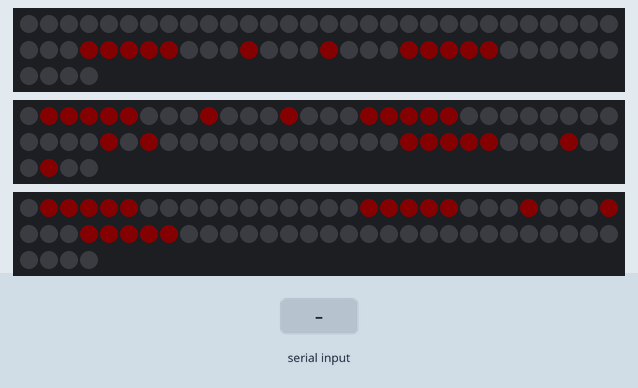
Bench run of a sketch on a simulated ESP32-C6. On the bench: 3 × 64 RGB LEDs in strip order, left to right, continuing on the next row. The inputs (shaded band) are chosen by the test bench. Dim RGB values are drawn brighter than linear; random numbers use the default seed unless the sketch sets one; what the sketch prints to the serial monitor is not drawn.

Above: at 2.3 s.
2.4 s: "90:45\n" received over Serial
5.4 s: "30:150\n" received over Serial
Timing chart, 0 to 8.4 s (numbered marks = the images above; inputs shaded):
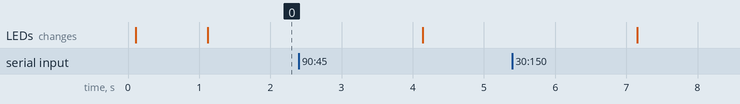

The sketch:

MatrixClock_8x8x3.ino
```cpp
//_C6 -

#include <Arduino.h>
#include "Matrix8x8x3.h"

uint8_t hh = 0;
uint8_t mm = 0;
const int BUFFER_SIZE = 128;
char buf[BUFFER_SIZE];
uint32_t sleep_cnt = 0;

uint8_t dX = 12;// 0..25
uint8_t dY = 1; // 0..2

uint32_t _1sec = 0;
uint32_t color = COLOR(8, 0, 0);

#define WDT_TIMEOUT_MS 2000
#include <esp_task_wdt.h>

void myUART(void * pvParameters)
{
  for(;;)
  {
    delay( 100 );
    if ( Serial.available() >= 5 )
    {
      uint8_t len = Serial.readBytes( buf, BUFFER_SIZE );

      //Serial.printf("in: %d [%s]\n", len, buf);
      if( buf[2] == ':')
      {
        hh = (buf[0] - '0' ) * 10 + (buf[1] - '0' );
        mm = (buf[3] - '0' ) * 10 + (buf[4] - '0' );

        if( strlen(buf) > 5 && buf[5] == '-' )
        if( buf[6] == 'D' )
          color = COLOR(8, 0, 0);
        if( buf[6] == 'N' )
          color = COLOR(0, 0, 8);

        //dY = (mm / 20); //0..3
        //dX = 4; //mm % 8; // 0..7
        //drawClock(hh, mm, dX, (_1sec % 2), color);

        //responce://Serial.print(buf);

        Serial.print("OK");
        sleep_cnt = 0;
      }
    }
  }
}

void setup()
{
  Serial.begin(115200);
  delay(100);

  Matrixsetup();

  Serial.println();
  Serial.println("Matrix Com Display");

  Clear();
  printChar4x7('O', 8,   COLOR(8, 0, 0));
  printChar4x7('N', 12,  COLOR(8, 0, 0));
  Show();

  xTaskCreate(
    myUART,    // Task function
    "myUART",    // Task name
    16384,           // Stack size in bytes
    NULL,            // Parameters
    1,               // Priority
    NULL             // Task handle
  );


  // 1. Configure the Hardware Watchdog structure
  esp_task_wdt_config_t wdt_config = {
    .timeout_ms = WDT_TIMEOUT_MS,
    .idle_core_mask = (1 << 0),   // ESP32-C6 is a single-core chip (Core 0)
    .trigger_panic = true         // True = Trigger system reset on timeout
  };

  // 2. Initialize the Watchdog with our custom config
  esp_err_t err = esp_task_wdt_init(&wdt_config);
  if (err == ESP_OK) {
    Serial.println("Hardware Watchdog successfully initialized.");
  } else {
    Serial.printf("Watchdog initialization failed: %s\n", esp_err_to_name(err));
  }

  // 3. Subscribe the current Arduino loop thread to the Watchdog
  esp_task_wdt_add(NULL);
}

uint8_t dencity = 50;
void loop()
{
  _1sec ++;
  sleep_cnt++;

  if( sleep_cnt < 30 )
  {
    //dX = 4; //mm % 8; // 0..7
    //drawClock(hh, mm, 4, (_1sec % 2), color);
    drawClock(hh, mm, 4, true, color);
    dencity = 50;
  }
  else
  {
    if( sleep_cnt > 40 )
    {
      Clear();
      Show();
      dencity = 50;
    }
    else
    {
      //drawString("SLEEP", 0, COLOR(0, 0, 8));
      randomPixels( color , dencity );
      if( dencity >=5 )
        dencity-=5;
    }
  }

  esp_task_wdt_reset();
  delay( 1000 );
}


  /*
void loop()
{

  Clear();
  printChar4x7('1', 1,  COLOR(8, 0, 0));
  printChar4x7('2', 5,  COLOR(8, 0, 0));
  printChar4x7('3', 15, COLOR(8, 0, 0));
  printChar4x7('4', 20, COLOR(8, 0, 0));
  Show();
  delay(5000);

  Clear();
  printChar3x5(':', 8,  COLOR(8, 0, 0));

  printChar3x5('1', 0,  COLOR(8, 0, 0));
  printChar3x5('2', 4,  COLOR(8, 0, 0));
  printChar3x5('3', 10, COLOR(8, 0, 0));
  printChar3x5('4', 14, COLOR(8, 0, 0));
  Show();
  delay(5000);
}
*/
```

Matrix8x8x3.cpp
```cpp
#include <Arduino.h>
#include "Matrix8x8x3.h"

// NeoPixel stick DIN pin
#define DIN_PIN_A 1
#define DIN_PIN_B 2
#define DIN_PIN_C 15

#include "font_5x8.h"
#include "font_4x7.h"
#include "font_3x5.h"


// How many NeoPixels on the stick?
#define NUM_PIXELS (64)

// Third parameter:
//   NEO_RGB     Pixels are wired for RGB bitstreamc:\D224\Git\Arduino\MatrixClock_5x17_C3\NeoPixel3x5Helper.h
//   NEO_GRB     Pixels are wired for GRB bitstream (NeoPixel Stick)
//   NEO_KHZ400  400 KHz bitstream for FLORA pixels
//   NEO_KHZ800  800 KHz bitstream for High Density LED strip (NeoPixel Stick)
Adafruit_NeoPixel strip_A = Adafruit_NeoPixel(NUM_PIXELS, DIN_PIN_A, NEO_GRB + NEO_KHZ800);
Adafruit_NeoPixel strip_B = Adafruit_NeoPixel(NUM_PIXELS, DIN_PIN_B, NEO_GRB + NEO_KHZ800);
Adafruit_NeoPixel strip_C = Adafruit_NeoPixel(NUM_PIXELS, DIN_PIN_C, NEO_GRB + NEO_KHZ800);


void Matrixsetup() {
  strip_A.begin();
  strip_A.show(); // Start with all pixels off
  strip_B.begin();
  strip_B.show(); // Start with all pixels off
  strip_C.begin();
  strip_C.show(); // Start with all pixels off
  delay(1000);
}

void Matrix(uint8_t x, uint8_t y, uint32_t c)
{
  if( x < 8 )
  {
    strip_A.setPixelColor( x*8 + y , c );
    return;
  }
  x-=8;
  if( x < 8 )
  {
    strip_B.setPixelColor( x*8 + y , c );
    return;
  }
  x-=8;
  strip_C.setPixelColor( x*8 + y , c );
}

void Show()
{
  strip_A.show();
  strip_B.show();
  strip_C.show();
}

void Clear()
{
  strip_A.clear();
  strip_B.clear();
  strip_C.clear();
}

void randomPixels( uint32_t color,  uint8_t dencity )
{
  for( uint8_t x=0; x<24 * 3; x++ )
    for( uint8_t y=0; y<8; y++ )
  {
    if( random( 100 ) < dencity )
      Matrix( x, y, color );
    else
      Matrix( x, y, 0 );
  }
  Show();
}

void printChar5x8(uint8_t ch, uint8_t x, uint32_t color)
{
  if (ch < 0x20 || ch > 0x7E)
    return;

  int font_index = ch - 0x20;

  for(uint8_t i=0; i<5; i++)
  {
    uint8_t line = font_5x8[font_index][i];
    for(uint8_t row=0; row<8; row++)
    {
      if(line & (1 << row))
        Matrix(x+i, 7-row, color);
      else
        Matrix(x+i, 7-row, 0);
    }
  }
}
void printChar4x7(uint8_t ch, uint8_t x, uint32_t color)
{
  if (ch < 0x20 || ch > 90)
    return;

  int font_index = ch - 0x20;

  for(uint8_t i=0; i<4; i++)
  {
    uint8_t line = font_4x7[font_index][i];
    for(uint8_t row=0; row<7; row++)
    {
      if(line & (1 << row))
        Matrix(x+i, 6-row, color);
      else
        Matrix(x+i, 6-row, 0);
    }
  }
}

void printChar3x5(uint8_t ch, uint8_t x, uint32_t color)
{
  if (ch < 0x20 || ch > 90)
    return;

  int font_index = ch - 0x20;

  for(uint8_t i=0; i<3; i++)
  {
    uint8_t line = font_3x5[font_index][i];
    for(uint8_t row=0; row<5; row++)
    {
      if(line & (1 << row))
        Matrix(x+i, 5-row, color);
      else
        Matrix(x+i, 5-row, 0);
    }
  }
}

void drawClock(uint8_t H, uint8_t M, uint8_t x, bool bDots, uint32_t color)
{
  Clear();
  if( bDots )
    printChar3x5(':', 8 + x,  color);

  printChar3x5('0'+ (H / 10),  0 + x, color);
  printChar3x5('0'+ (H % 10),  4 + x, color);

  printChar3x5('0'+ (M / 10), 10 + x, color);
  printChar3x5('0'+ (M % 10), 14 + x, color);
  Show();
}

void drawString(char * str, uint8_t x, uint32_t color)
{
  Clear();
  uint8_t i = 0;
  while(str[i] != 0)
  {
    printChar4x7(str[i], x, color);
    i++;
    x+=5;
  }
  Show();
}
```

Matrix8x8x3.h
```cpp
#ifndef Matrix8x8x3_h
#define Matrix8x8x3_h

#include <Arduino.h>
#include <Adafruit_NeoPixel.h>

#define COLOR  Adafruit_NeoPixel::Color

void Matrixsetup();

void Matrix(uint8_t x, uint8_t y, uint32_t c);
void Show();
void Clear();

void printChar5x8( uint8_t ch, uint8_t x, uint32_t color );
void printChar4x7( uint8_t ch, uint8_t x, uint32_t color );
void printChar3x5( uint8_t ch, uint8_t x, uint32_t color );

void drawClock( uint8_t H, uint8_t M, uint8_t x, bool bDots, uint32_t color );
void drawString( char * str, uint8_t x, uint32_t color );
void randomPixels( uint32_t color,  uint8_t dencity );

#endif //Matrix8x8x3_h
```

Source omitted: font_3x5.h (data table, 1797 bytes), font_4x7.h (data table, 2180 bytes), font_5x8.h (data table, 4430 bytes)
